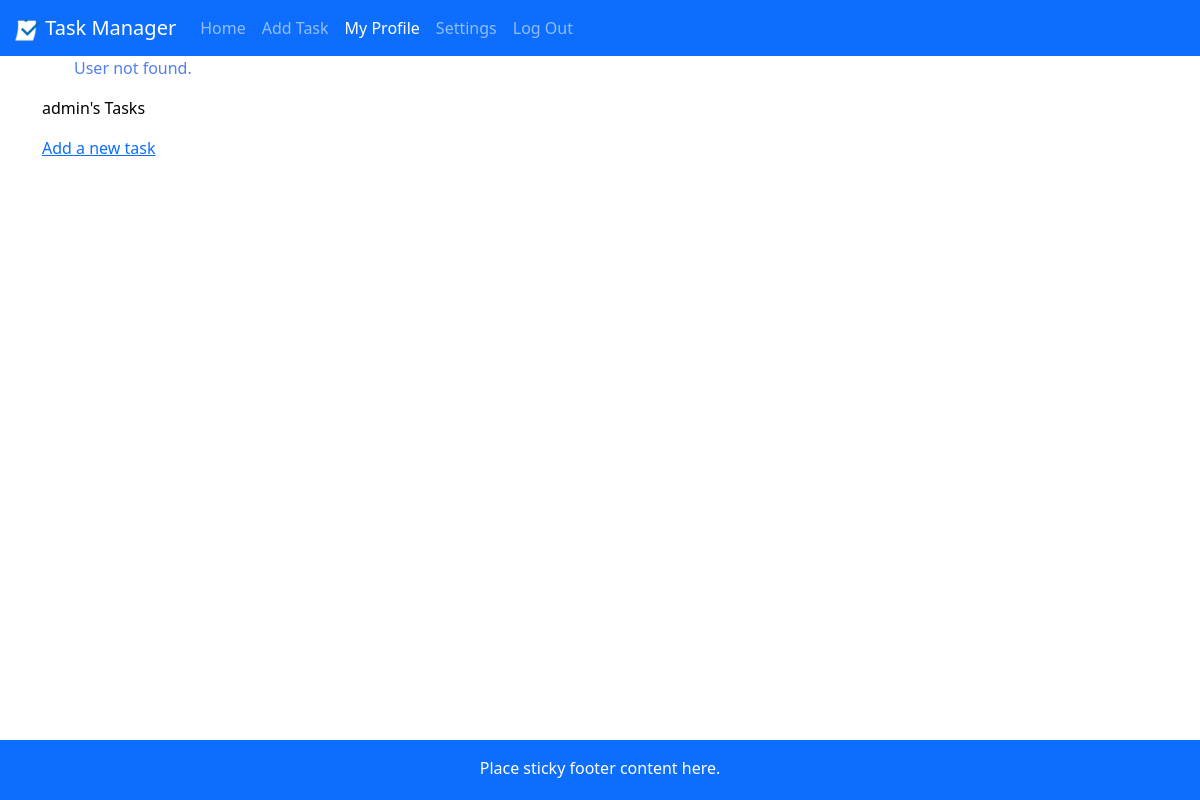
/punstack11 (signed in), run on an earlier commit of the app's database.
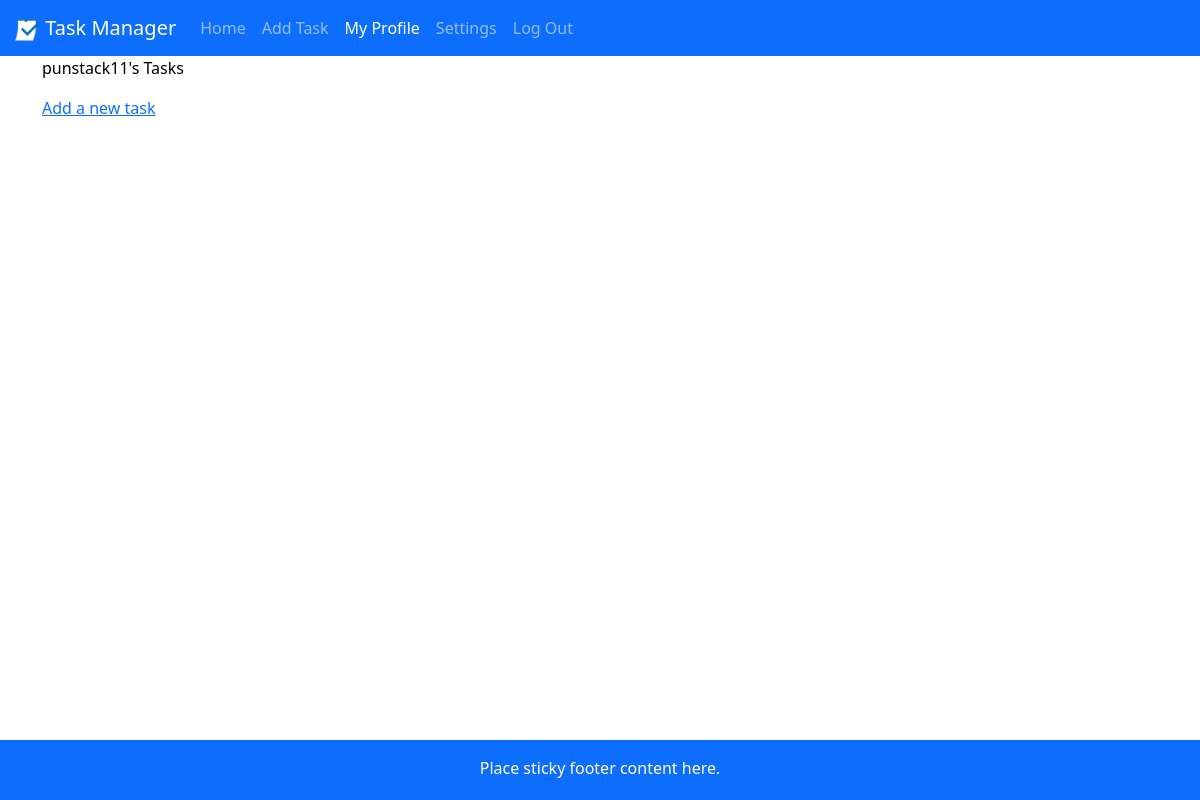
And on a later commit of the database.
### app.py (models this page shows, shortened)
class User(db.Model):
    __tablename__ = 'User'
    id = db.Column(db.Integer, primary_key = True)
    user = db.Column(db.String(20), unique = True, nullable = False) # stores original case of username
    user_lower = db.Column(db.String(20), unique = True, nullable = False) # stores lower case version of username
    email = db.Column(db.String(100), unique = True, nullable = False)
    email_lower = db.Column(db.String(100), unique = True, nullable = False)
    password = db.Column(db.String(50), nullable = False)

### app.py (the view)
@app.route("/<user>")
def user_page(user):
    if "user" in session:
        logged_in_user = session["user"]
        stored_user = User.query.filter_by(user_lower=logged_in_user.lower()).first()
        if not stored_user:
            flash("Your account no longer exists. Please log in again.", "error")
            session.pop("user", None)
            return redirect(url_for("login"))
        if user.lower() == stored_user.user_lower:
            return render_template("user.html", user=stored_user.user, tasks=Task.query.filter_by(user_lower=stored_user.user_lower).all())
        else:
            viewed_user = User.query.filter_by(user_lower=user.lower()).first()
            if viewed_user:
                return render_template("user.html", user=viewed_user.user, tasks=Task.query.filter_by(user_lower=viewed_user.user_lower).all())
            else:
                flash("User not found.", "error")
                return render_template("user.html", user=stored_user.user, tasks=Task.query.filter_by(user_lower=stored_user.user_lower).all())
    flash("To view profiles, you need to log in first.", "info")
    return redirect(url_for("login"))

### app.py (called while the page is built)
@app.before_request
def check_user_existence():
    if "user" in session:
        user_lower = session["user"].lower()
        if not User.query.filter_by(user_lower=user_lower).first():
            session.pop("user", None)
            flash("Your account no longer exists. Please log in again.", "error")
            return redirect(url_for("login"))

### templates/user.html (shortened to what this page needs)
{% extends "layout.html" %}
{% block home_status %}{% endblock %}
{% block user_status %}active{% endblock %}
{% block settings_status %}{% endblock %}
{% block add_status %}{% endblock %}
{% block content %}
<p>{{ user }}'s Tasks</p>
<a href="/add-task">Add a new task</a>
{% endblock %}

What changed in the data, as far as the page shows it:
no longer on this page (row edited): User: user "admin"
now on this page (row edited): User: user "punstack11"
Also different on the page:
list line gone: "User not found."
